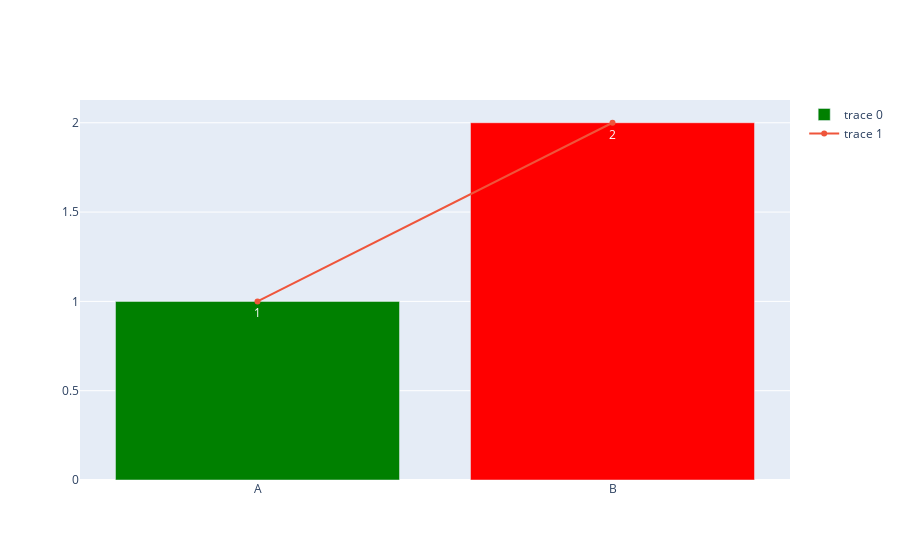

Notebook code cell kept with this figure:
### Markdown cell above
#### Combo

### Code cell
fig =go.Figure()

bar = go.Bar(x=['A','B'],y=[1,2],marker=dict(color=['green','red']),text=[1,2])
line = go.Scatter(x=['A','B'],y=[1,2])

fig.add_trace(bar)
fig.add_trace(line)

### Figure 1 — Plotly figure (JSON) as saved in the notebook; plotly's stock layout.template omitted (floating-point values rounded to 4 significant figures)
{"data": [{"marker": {"color": ["green", "red"]}, "text": ["1", "2"], "type": "bar", "x": ["A", "B"], "y": [1, 2]}, {"type": "scatter", "x": ["A", "B"], "y": [1, 2]}], "layout": {"autosize": true, "xaxis": {"autorange": true, "range": [-0.5, 1.5], "type": "category"}, "yaxis": {"autorange": true, "range": [0, 2.152], "type": "linear"}}}
